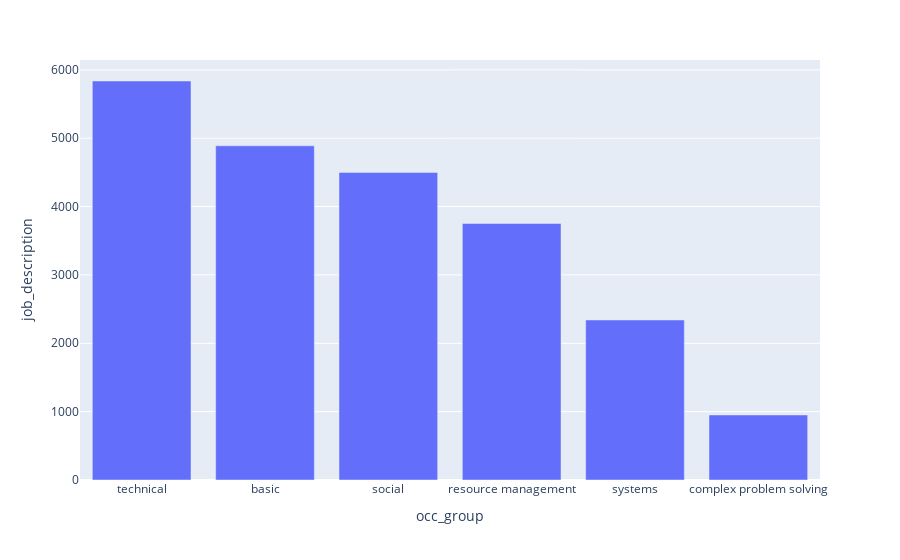

The code cell stored with this chart in its notebook:
### Code cell
px.bar(count_df[count_df['job_description']>300],x='occ_group',y='job_description')

### Figure 1 — Plotly figure (JSON) as saved in the notebook; plotly's stock layout.template omitted (floating-point values rounded to 4 significant figures)
{"data": [{"alignmentgroup": "True", "hovertemplate": "occ_group=%{x}<br>job_description=%{y}<extra></extra>", "legendgroup": "", "marker": {"color": "#636efa"}, "name": "", "offsetgroup": "", "orientation": "v", "showlegend": false, "textposition": "auto", "type": "bar", "x": ["technical", "basic", "social", "resource management", "systems", "complex problem solving"], "xaxis": "x", "y": [5837, 4889, 4500, 3753, 2341, 951], "yaxis": "y"}], "layout": {"barmode": "relative", "legend": {"tracegroupgap": 0}, "margin": {"t": 60}, "xaxis": {"anchor": "y", "domain": [0, 1], "title": {"text": "occ_group"}}, "yaxis": {"anchor": "x", "domain": [0, 1], "title": {"text": "job_description"}}}}
